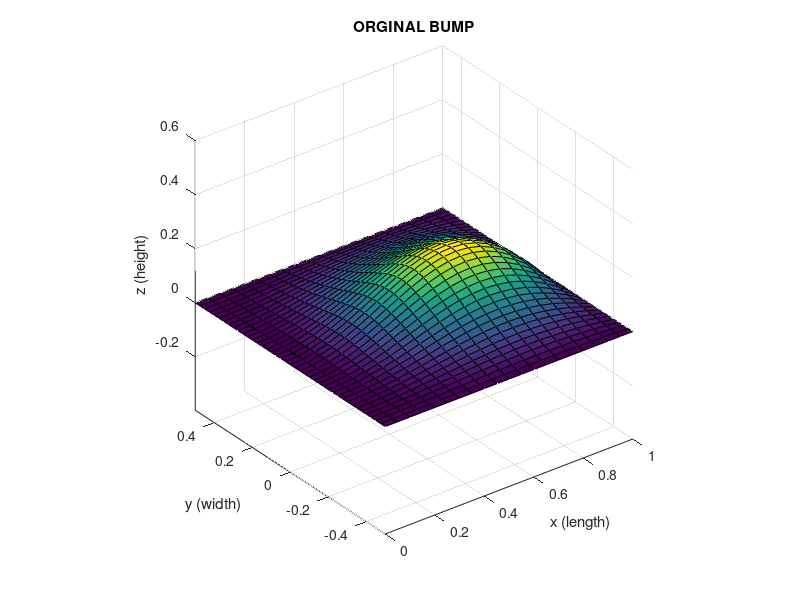

Reproduce this figure in MATLAB.
% eqn for cross-section of stream surface
x1 = [0:0.05:1]*pi;
y1 = [-1:0.05:1]*pi;
[m1,n1] = size(x1);
[m2,n2] = size(y1);
K = 1.3;
c = 0.0;
delta = pi/28;
z1=0;
x=ones(n2,n1);
y=ones(n2,n1);
for i = 1:n1
for j = 1:n2
z1(j,i) = sqrt(((x1(i)^2*(tan(delta))^2)+c)/(1/cos((atan(y1(j)/K))))^2)*sin(x1(i))*sin((y1(j)+pi)/2);
end
x(:,i)=x1(i)/pi;
y(:,i)=y1/pi*0.5;
end
figure(1)
surf(x(1,:),y(:,1),z1)
title('ORGINAL BUMP')
xlabel('x (length)')
ylabel('y (width)')
zlabel('z (height)')
axis equal